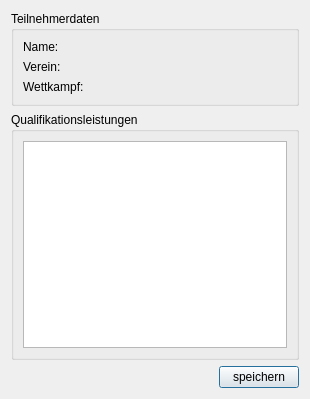
<?xml version="1.0" encoding="UTF-8"?>
<ui version="4.0">
 <class>Quali_Dialog_Ui</class>
 <widget class="QDialog" name="Quali_Dialog_Ui">
  <property name="geometry">
   <rect>
    <x>0</x>
    <y>0</y>
    <width>310</width>
    <height>399</height>
   </rect>
  </property>
  <property name="sizePolicy">
   <sizepolicy hsizetype="Fixed" vsizetype="Fixed">
    <horstretch>0</horstretch>
    <verstretch>0</verstretch>
   </sizepolicy>
  </property>
  <property name="windowTitle">
   <string>TurnFix - Qualifikationsleistungen erfassen</string>
  </property>
  <property name="windowIcon">
   <iconset resource="../../../../resources/TurnFix.qrc">
    <normaloff>:/appicons/icon.png</normaloff>:/appicons/icon.png</iconset>
  </property>
  <layout class="QGridLayout" name="gridLayout">
   <item row="0" column="0">
    <widget class="QGroupBox" name="groupBox">
     <property name="title">
      <string>Teilnehmerdaten</string>
     </property>
     <layout class="QGridLayout" name="gridLayout_2">
      <item row="0" column="0">
       <widget class="QLabel" name="lbl_name_d">
        <property name="sizePolicy">
         <sizepolicy hsizetype="Preferred" vsizetype="Preferred">
          <horstretch>0</horstretch>
          <verstretch>0</verstretch>
         </sizepolicy>
        </property>
        <property name="text">
         <string>Name:</string>
        </property>
       </widget>
      </item>
      <item row="0" column="1">
       <widget class="QLabel" name="lbl_name">
        <property name="sizePolicy">
         <sizepolicy hsizetype="Expanding" vsizetype="Preferred">
          <horstretch>0</horstretch>
          <verstretch>0</verstretch>
         </sizepolicy>
        </property>
        <property name="font">
         <font>
          <weight>75</weight>
          <bold>true</bold>
         </font>
        </property>
        <property name="text">
         <string/>
        </property>
       </widget>
      </item>
      <item row="1" column="0">
       <widget class="QLabel" name="lbl_club_d">
        <property name="sizePolicy">
         <sizepolicy hsizetype="Preferred" vsizetype="Preferred">
          <horstretch>0</horstretch>
          <verstretch>0</verstretch>
         </sizepolicy>
        </property>
        <property name="text">
         <string>Verein:</string>
        </property>
       </widget>
      </item>
      <item row="1" column="1">
       <widget class="QLabel" name="lbl_club">
        <property name="sizePolicy">
         <sizepolicy hsizetype="Expanding" vsizetype="Preferred">
          <horstretch>0</horstretch>
          <verstretch>0</verstretch>
         </sizepolicy>
        </property>
        <property name="font">
         <font>
          <weight>75</weight>
          <bold>true</bold>
         </font>
        </property>
        <property name="text">
         <string/>
        </property>
       </widget>
      </item>
      <item row="2" column="0">
       <widget class="QLabel" name="lbl_wk_d">
        <property name="text">
         <string>Wettkampf:</string>
        </property>
       </widget>
      </item>
      <item row="2" column="1">
       <widget class="QLabel" name="lbl_wk">
        <property name="sizePolicy">
         <sizepolicy hsizetype="Expanding" vsizetype="Preferred">
          <horstretch>0</horstretch>
          <verstretch>0</verstretch>
         </sizepolicy>
        </property>
        <property name="font">
         <font>
          <weight>75</weight>
          <bold>true</bold>
         </font>
        </property>
        <property name="text">
         <string/>
        </property>
       </widget>
      </item>
     </layout>
    </widget>
   </item>
   <item row="1" column="0">
    <widget class="QGroupBox" name="Qualifikationsleistungen">
     <property name="sizePolicy">
      <sizepolicy hsizetype="Preferred" vsizetype="Expanding">
       <horstretch>0</horstretch>
       <verstretch>0</verstretch>
      </sizepolicy>
     </property>
     <property name="title">
      <string>Qualifikationsleistungen</string>
     </property>
     <layout class="QGridLayout" name="gridLayout_3">
      <item row="0" column="0" colspan="2">
       <widget class="QTableView" name="tbl_quali">
        <property name="editTriggers">
         <set>QAbstractItemView::AllEditTriggers</set>
        </property>
        <property name="tabKeyNavigation">
         <bool>false</bool>
        </property>
        <property name="alternatingRowColors">
         <bool>true</bool>
        </property>
        <property name="selectionMode">
         <enum>QAbstractItemView::SingleSelection</enum>
        </property>
        <property name="selectionBehavior">
         <enum>QAbstractItemView::SelectItems</enum>
        </property>
        <attribute name="horizontalHeaderVisible">
         <bool>false</bool>
        </attribute>
        <attribute name="verticalHeaderVisible">
         <bool>false</bool>
        </attribute>
        <attribute name="verticalHeaderDefaultSectionSize">
         <number>20</number>
        </attribute>
        <attribute name="verticalHeaderVisible">
         <bool>false</bool>
        </attribute>
        <attribute name="verticalHeaderDefaultSectionSize">
         <number>20</number>
        </attribute>
        <attribute name="horizontalHeaderVisible">
         <bool>false</bool>
        </attribute>
       </widget>
      </item>
     </layout>
    </widget>
   </item>
   <item row="2" column="0">
    <widget class="QPushButton" name="but_save">
     <property name="sizePolicy">
      <sizepolicy hsizetype="Fixed" vsizetype="Fixed">
       <horstretch>0</horstretch>
       <verstretch>0</verstretch>
      </sizepolicy>
     </property>
     <property name="layoutDirection">
      <enum>Qt::RightToLeft</enum>
     </property>
     <property name="text">
      <string>speichern</string>
     </property>
    </widget>
   </item>
  </layout>
 </widget>
 <resources>
  <include location="../../../../resources/TurnFix.qrc"/>
 </resources>
 <connections/>
</ui>
